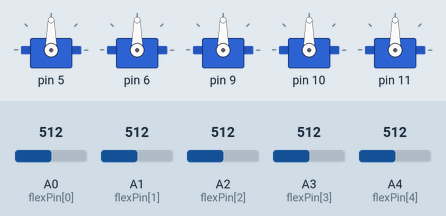
Recording of a sketch running on a simulated Arduino Uno, built with avr-gcc and run on an emulated ATmega328P. On the bench: 5 × servo. Inputs (shaded band) come from the test bench; at power-on: A0 (flexPin[0]) = 512, A1 (flexPin[1]) = 512, A2 (flexPin[2]) = 512, A3 (flexPin[3]) = 512, A4 (flexPin[4]) = 512. What the sketch prints to the serial monitor is not drawn.

Above: at 3.0 s.
3.1 s: A0 (flexPin[0]) set to 297
6.0 s: A0 (flexPin[0]) set to 274
At 7.1 s:
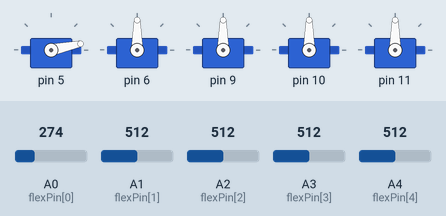
8.9 s: A1 (flexPin[1]) set to 300
12.2 s: A1 (flexPin[1]) set to 274
At 13.7 s:
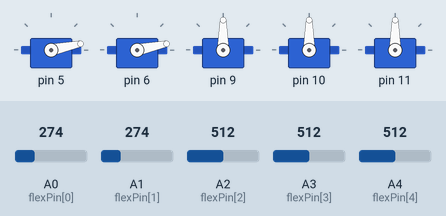
15.1 s: A2 (flexPin[2]) set to 304
18.0 s: A2 (flexPin[2]) set to 280
At 20.8 s:
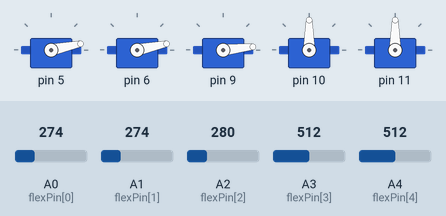
Timing chart, 0 to 22.3 s (numbered marks = the images above; inputs shaded):
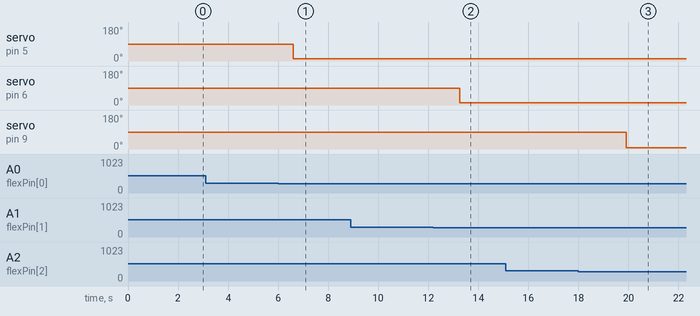

The sketch:

flex_to_servo.ino
```cpp
#include <Servo.h>

const int flexPin[5] = {A0, A1, A2, A3, A4};
const float VCC = 5;
const float R_DIV = 10000.0;
const float flatResistance = 25000.0;
const float bendResistance = 60000.0;
Servo myservo[5];
void setup() {
  Serial.begin(9600);
  for(int i = 0; i < 5; i++){
    pinMode(flexPin[i], INPUT);
  }


  myservo[0].attach(5);
  myservo[1].attach(6);
  myservo[2].attach(9);
  myservo[3].attach(10);
  myservo[4].attach(11);
}

void loop() {
  for(int i = 0; i < 5; i++){
    int ADCflex = analogRead(flexPin[i]);
    float Vflex = ADCflex * VCC / 1023.0;
    float Rflex = R_DIV * (VCC / Vflex - 1.0);
    Serial.println("Resistance" + String(i) + ": " + String(Rflex) + " ");
    Serial.println(ADCflex);
    float angle = map(Rflex, flatResistance, bendResistance, 0, 90.0);
    Serial.println("Bend: " + String(angle) + " degrees");
    Serial.println();
    if(angle > 0){
        myservo[i].write(angle * 2);
    }
    if(angle > 90 and angle < 360){
      myservo[i].write(180);
    }
  }
  delay(2000);
}
```

Measured:
- the behaviour switches between 290 and 289 on A0 (flexPin[0]) (found by bisection; images 0 and 1)
- the behaviour switches between 290 and 289 on A1 (flexPin[1]) (found by bisection; images 1 and 2)
- the behaviour switches between 290 and 289 on A2 (flexPin[2]) (found by bisection; images 2 and 3)
- after the input at 3.1 s, every drawn part: stays the same
- after the input at 6.0 s, servo on pin 5: 90° → 12° after 0.61 s
- after the input at 8.9 s, every drawn part: stays the same
- after the input at 12.2 s, servo on pin 6: 90° → 12° after 1.1 s
- after the input at 15.1 s, every drawn part: stays the same
- after the input at 18.0 s, servo on pin 9: 90° → 6° after 1.9 s
